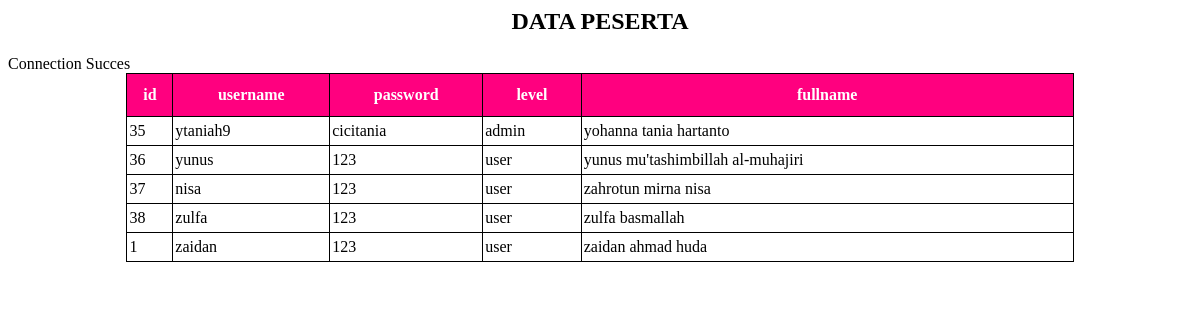
The page / on the database its author committed.
### tables this page shows
CREATE TABLE `rpl4` (
  `id` int(50) NOT NULL,
  `username` varchar(50) NOT NULL,
  `password` varchar(50) NOT NULL,
  `level` varchar(50) NOT NULL,
  `fullname` varchar(50) NOT NULL
);

### index.php (the view, shortened to what this page needs)
<html>
<head>
  <link rel="stylesheet" type="text/css" href="styles.css">
</head>
<body>
  <div class="container">
    <h2><center>DATA PESERTA</center></h2>
    <table class="tabel" align="center">
  <tr>
    <th>id</th>
    <th>username</th>
    <th>password</th>
    <th>level</th>
    <th>fullname</th>
  </tr>
  </div>
  <?php
  include('koneksi.php');
  $sql_tampil ="SELECT * FROM rpl4";
  $peserta=mysqli_query($conn,$sql_tampil);
  while($baris_data=mysqli_fetch_array($peserta,MYSQLI_ASSOC)){
    echo'
    </tr>
      <td>'.$baris_data['id'].'</td>
      <td>'.$baris_data['username'].'</td>
      <td>'.$baris_data['password'].'</td>
      <td>'.$baris_data['level'].'</td>
      <td>'.$baris_data['fullname'].'</td>
    </tr>';
  }
  ?>
</body>
</html>

### styles.css (style rules this page uses)
table { border-collapse: collapse; width: 80%; }
table th { border: 1px solid #000; padding: 2px; padding-top: 12px; padding-bottom: 12px; text-align: left; background-color: #FF007F; color: white; text-align: center; }
table td { border: 1px solid #000; padding: 2px; padding-top: 5px; padding-bottom: 5px; text-align: left; color: black; }

### rows shown on the page
rpl4: id "35", username "ytaniah9", password "cicitania", level "admin", fullname "yohanna tania hartanto"
rpl4: id "36", username "yunus", password "123", level "user", fullname "yunus mu'tashimbillah al-muhajiri"
rpl4: id "37", username "nisa", password "123", level "user", fullname "zahrotun mirna nisa"
rpl4: id "38", username "zulfa", password "123", level "user", fullname "zulfa basmallah"
rpl4: id "1", username "zaidan", password "123", level "user", fullname "zaidan ahmad huda"
